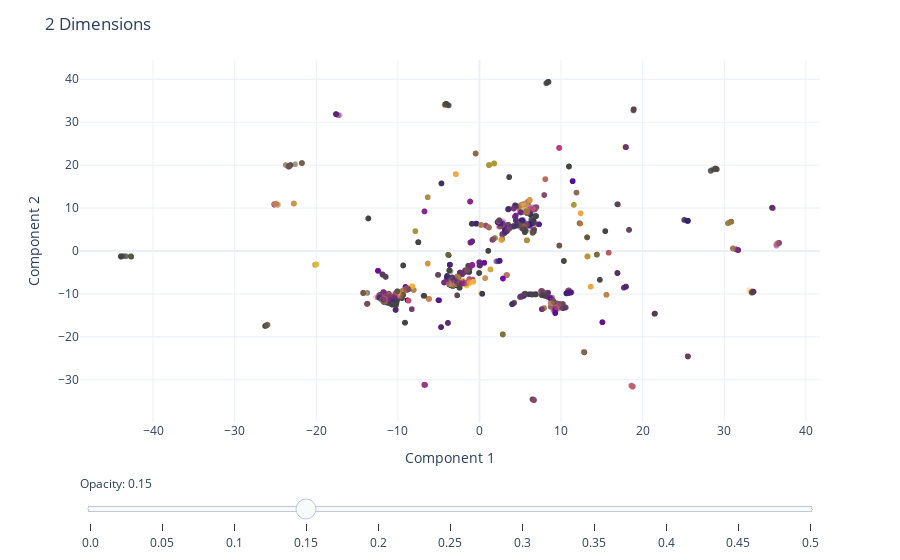

Notebook code cell kept with this figure:
### Code cell
# Plot the training points
fig = px.scatter(
    data_frame = train_2d,
    x = "Component 1",
    y = "Component 2", # Change components to visualize each of the 30 dimensions
    color = "Media Cluster",
    hover_data = ["taxon_id", "Target", "KMeans Cluster"],
    opacity = 0.3
) 

# Add the test points as a scatter trace
fig.add_trace(
    go.Scatter(
        x=test_2d["Component 1"],  # x coordinates
        y=test_2d["Component 2"],  # y coordinates
        mode='markers',
        marker=dict(
            color='black',  
            size=5,  
            opacity=1.0 
        ),
        text=test_2d["taxon_id"]  # marker hover text
    )
)

# Opacity slider
steps = []
for i in range(11):  # 0 to 1 in steps of 0.1
    step = dict(
        method="restyle",
        args=[{"marker.opacity": [i/20]}, [0]],  # Adjust opacity of the first trace only
        label=str(i/20)
    )
    steps.append(step)
sliders = [dict(
    active=3,  # initial value corresponding to opacity=0.3
    currentvalue={"prefix": "Opacity: "},
    pad={"t": 50},
    steps=steps
)]

fig.update_coloraxes(showscale=False)
fig.update_layout(
    sliders=sliders,
    title="2 Dimensions",
    template="plotly_white",
    showlegend=False
)

fig.show()

### Figure 1 — Plotly figure (JSON) as saved in the notebook; plotly's stock layout.template omitted (floating-point values rounded to 4 significant figures; data arrays with more than 128 entries replaced by an {"elided": "..."} marker saying what was removed)
{"data": [{"customdata": {"elided": "8464x3 mixed values"}, "hovertemplate": "Component 1=%{x}<br>Component 2=%{y}<br>taxon_id=%{customdata[0]}<br>Target=%{customdata[1]}<br>KMeans Cluster=%{customdata[2]}<br>Media Cluster=%{marker.color}<extra></extra>", "legendgroup": "", "marker": {"color": {"elided": "8464 int values"}, "coloraxis": "coloraxis", "opacity": 0.3, "symbol": "circle"}, "mode": "markers", "name": "", "showlegend": false, "type": "scattergl", "x": {"elided": "8464 float values"}, "xaxis": "x", "y": {"elided": "8464 float values"}, "yaxis": "y"}, {"marker": {"color": "black", "opacity": 1, "size": 5}, "mode": "markers", "text": {"elided": "247 str values"}, "type": "scatter", "x": {"elided": "247 float values"}, "y": {"elided": "247 float values"}}], "layout": {"coloraxis": {"colorbar": {"title": {"text": "Media Cluster"}}, "colorscale": [[0, "#0d0887"], [0.1111, "#46039f"], [0.2222, "#7201a8"], [0.3333, "#9c179e"], [0.4444, "#bd3786"], [0.5556, "#d8576b"], [0.6667, "#ed7953"], [0.7778, "#fb9f3a"], [0.8889, "#fdca26"], [1, "#f0f921"]], "showscale": false}, "legend": {"tracegroupgap": 0}, "margin": {"t": 60}, "showlegend": false, "sliders": [{"active": 3, "currentvalue": {"prefix": "Opacity: "}, "pad": {"t": 50}, "steps": [{"args": [{"marker.opacity": [0]}, [0]], "label": "0.0", "method": "restyle"}, {"args": [{"marker.opacity": [0.05]}, [0]], "label": "0.05", "method": "restyle"}, {"args": [{"marker.opacity": [0.1]}, [0]], "label": "0.1", "method": "restyle"}, {"args": [{"marker.opacity": [0.15]}, [0]], "label": "0.15", "method": "restyle"}, {"args": [{"marker.opacity": [0.2]}, [0]], "label": "0.2", "method": "restyle"}, {"args": [{"marker.opacity": [0.25]}, [0]], "label": "0.25", "method": "restyle"}, {"args": [{"marker.opacity": [0.3]}, [0]], "label": "0.3", "method": "restyle"}, {"args": [{"marker.opacity": [0.35]}, [0]], "label": "0.35", "method": "restyle"}, {"args": [{"marker.opacity": [0.4]}, [0]], "label": "0.4", "method": "restyle"}, {"args": [{"marker.opacity": [0.45]}, [0]], "label": "0.45", "method": "restyle"}, {"args": [{"marker.opacity": [0.5]}, [0]], "label": "0.5", "method": "restyle"}]}], "title": {"text": "2 Dimensions"}, "xaxis": {"anchor": "y", "domain": [0, 1], "title": {"text": "Component 1"}}, "yaxis": {"anchor": "x", "domain": [0, 1], "title": {"text": "Component 2"}}}}
